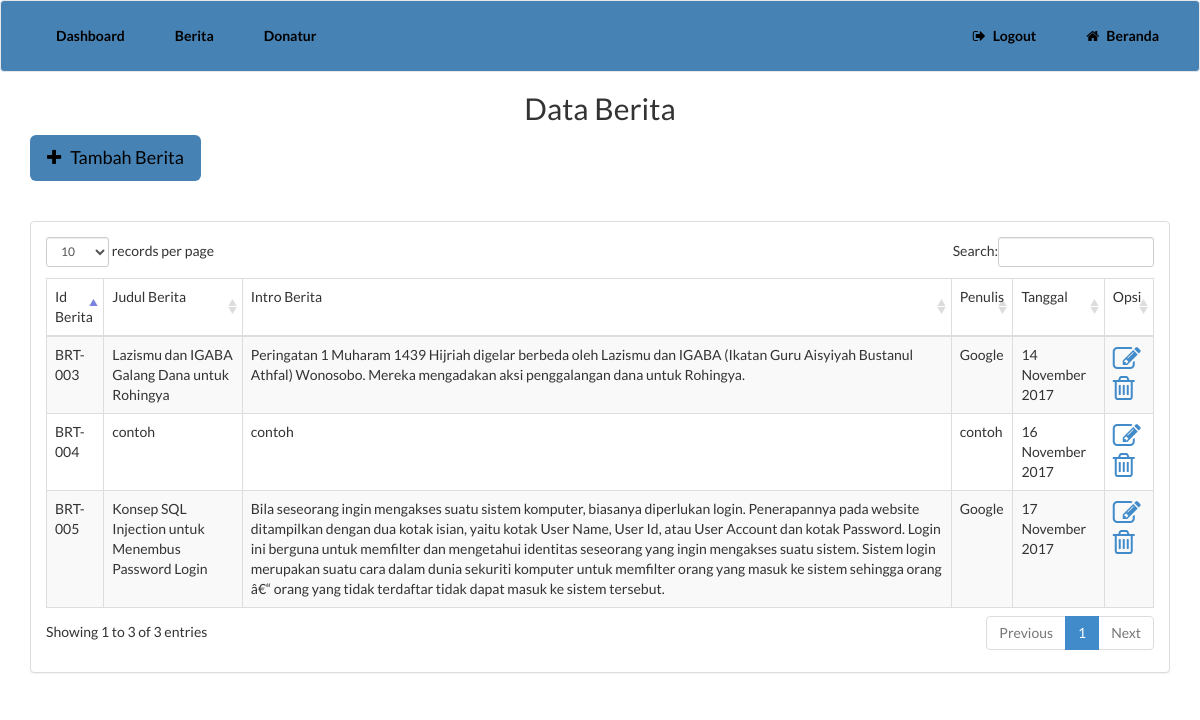
The page /administrator/admin/berita.php (signed in) on the database its author committed.
### tables this page shows
CREATE TABLE IF NOT EXISTS `berita` (
  `id_berita` int(10) NOT NULL AUTO_INCREMENT,
  `judul_berita` varchar(100) NOT NULL,
  `penulis_berita` varchar(100) NOT NULL,
  `intro_berita` text NOT NULL,
  `isi_berita` text NOT NULL,
  `tanggal` date NOT NULL,
  PRIMARY KEY (`id_berita`)
);

### administrator/admin/berita.php (the view, shortened to what this page needs)
<!doctype html>
<html>
<head>
  <link rel="stylesheet" href="asset/css/bootstrap.min.css" />
  <link rel="stylesheet" href="asset/css/dataTables.bootstrap.css" />
  <link rel="stylesheet" href="../asset/css/style.css">
  <link rel="stylesheet" href="../asset/font-awesome-4.7.0/css/font-awesome.min.css">
</head>
<body>
  <nav id="navbar" class="navbar navbar-default">
    <div class="container-fluid">
      <div class="collapse navbar-collapse" id="bs-example-navbar-collapse-1">
        <ul class="nav navbar-nav navbar-left">
          <li class="border"><a href="index.php">Dashboard<span class="sr-only">(current)</span></a></li>
          <li><a href="berita.php">Berita</a></li>
          <li><a href="donatur.php">Donatur</a></li>
        </ul>
        <ul class="nav navbar-nav navbar-right">
          <li><a href="../logout.php">
          <i class="fa fa-sign-out" aria-hidden="true">&ensp;</i>Logout</a></li>
          <li><a href="../../index.html">
          <i class="fa fa-home" aria-hidden="true">&ensp;</i>Beranda</a></li>
        </ul>
      </div>
    </div>
  </nav>
    <div class="berita" id="berita">
      <div class="container">
        <h2 class="text-center">Data Berita</h2>
        <a href="add-berita.php"><button class="btn btn-lg " type="submit" name="kirim"><i class="fa fa-plus" aria-hidden="true"></i>&ensp;Tambah Berita</button></a>
        <div class="row">
          <div class="col-lg-12 col-md-12">
            <div class="panel panel-default">
              <div class="panel-body">
                <div class="table-responsive">
                  <table class="table table-striped table-bordered table-hover" id="data">
                    <thead>
                      <tr>
                        <td>Id Berita</td>
                        <td>Judul Berita</td>
                        <td>Intro Berita</td>
                        <td>Penulis</td>
                        <td>Tanggal</td>
                        <td>Opsi</td>
                      </tr>
                    </thead>
                    <?php
      $data = mysql_query ("SELECT * FROM berita ORDER BY id_berita DESC");
      while ($row=mysql_fetch_array($data)){
        ?>
        <tr>
            <td>BRT-00<?php echo $row["id_berita"]; ?></td>
            <td><?php echo $row["judul_berita"]; ?></td>
            <td><?php echo $row["intro_berita"]; ?></td>
            <td><?php echo $row["penulis_berita"]; ?></td>
            <td><?php echo date("d F Y", strtotime ($row["tanggal"])) ?></td>
            <td>
                <a class="edit" href="edit-berita.php?id=<?php echo $row["id_berita"]; ?>"><i class="fa fa-pencil-square-o fa-2x" aria-hidden="true"></i></a>
                <a class="hapus" href="hapus-berita.php?id=<?php echo $row["id_berita"]; ?>"><i class="fa fa-trash-o fa-2x" aria-hidden="true"></i></a>
            </td>
            <?php } ?>
                  </table>
                </div>
              </div>
            </div>
          </div>
        </div>
      </div>
    </div>
</body>
</html>

### administrator/asset/css/style.css (style rules this page uses)
body { height: 0px; font-family: "lazismu"; font-weight: 400; }
h1, h2, h3, h4 { font-family: 'lato', sans-serif; font-weight: 400; }
a { font-family: 'lato', sans-serif; }
.navbar { background-color: #4682B4; font-weight: 700; }
.navbar a { color: #000 !important; margin: 10px; }
.berita h2 { margin: 0px 0 10px; }
.berita button { margin: 0px 0 40px; background-color: #4682B4; color: #000; }

### rows shown on the page
berita: id_berita "5", judul_berita "Konsep SQL Injection untuk Menembus Password Login", intro_berita "Bila seseorang ingin mengakses suatu sistem komputer, biasanya diperlukan login. Penerapannya pada website ditampilkan dengan dua kotak isian, yaitu kotak User Name, User Id, atau User Account dan kotak Password. Login ini berguna untuk memfilter dan mengetahui identitas seseorang yang ingin mengakses suatu sistem. Sistem login merupakan suatu cara dalam dunia sekuriti komputer untuk memfilter orang yang masuk ke sistem sehingga orang â€“ orang yang tidak terdaftar tidak dapat masuk ke sistem tersebut.", penulis_berita "Google", tanggal "17 November 2017"
berita: id_berita "4", judul_berita "contoh", intro_berita "contoh", penulis_berita "contoh", tanggal "16 November 2017"
berita: id_berita "3", judul_berita "Lazismu dan IGABA Galang Dana untuk Rohingya", intro_berita "Peringatan 1 Muharam 1439 Hijriah digelar berbeda oleh Lazismu dan IGABA (Ikatan Guru Aisyiyah Bustanul Athfal) Wonosobo. Mereka mengadakan aksi penggalangan dana untuk Rohingya.", penulis_berita "Google", tanggal "14 November 2017"
